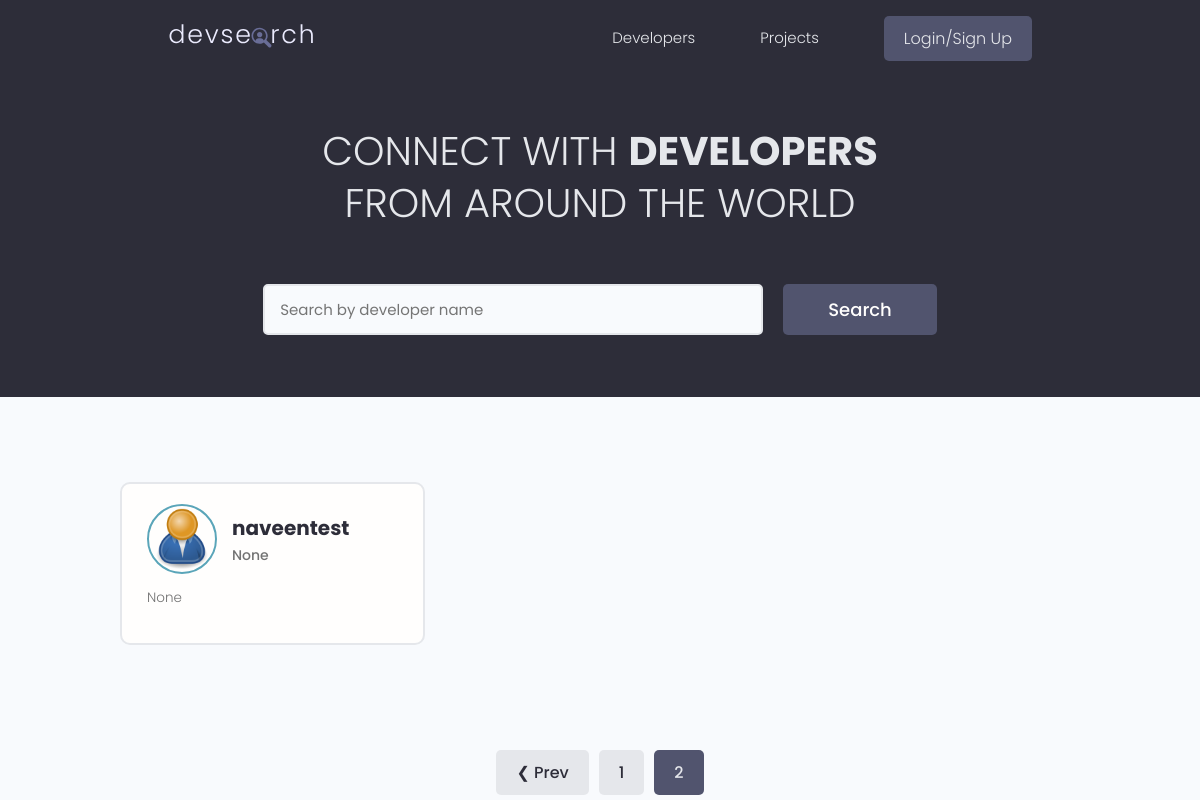
Page /?page=2 on the earlier database version.
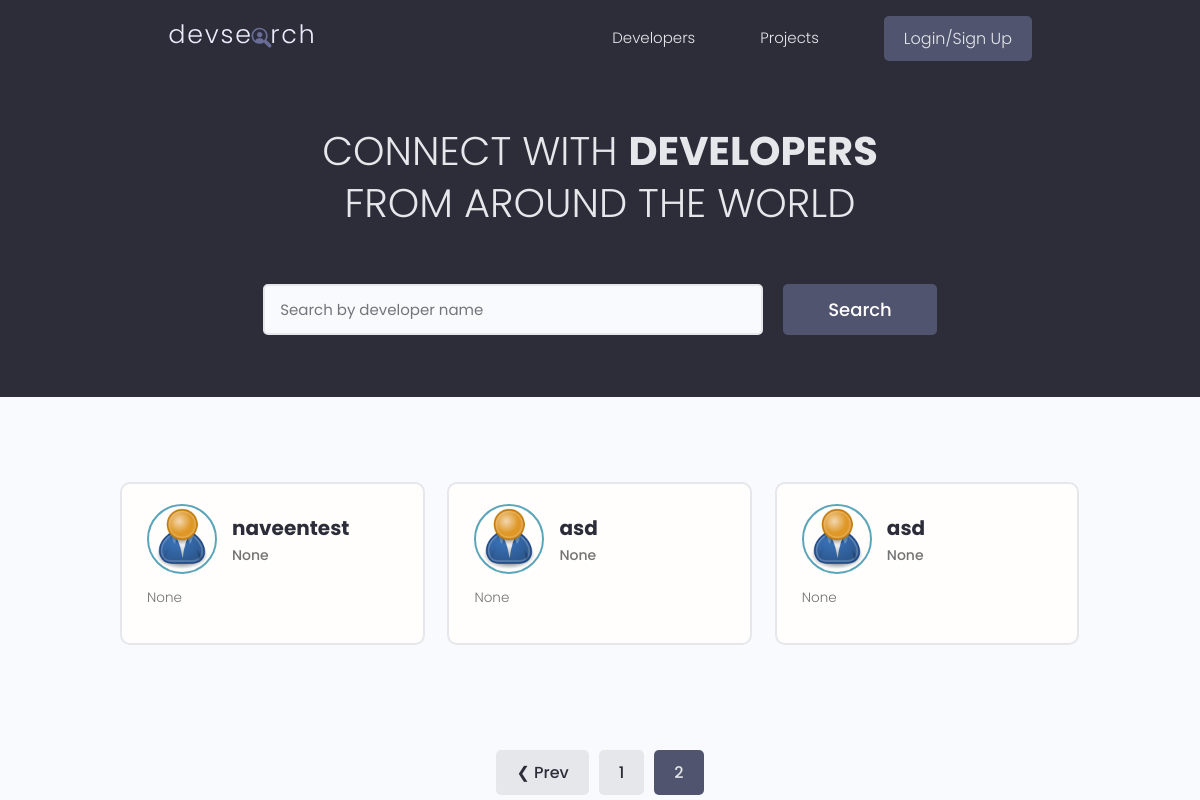
Same page on the later database version.
### users/models.py (models this page shows, shortened)
class Profile(models.Model):
    user = models.OneToOneField(User, on_delete=models.CASCADE, null=True, blank=True)
    name = models.CharField(max_length=200, blank=True, null=True)
    email = models.EmailField(max_length=500, blank=True, null=True)
    username = models.CharField(max_length=200, blank=True, null=True)
    location = models.CharField(max_length=200, blank=True, null=True)
    short_intro = models.CharField(max_length=200, blank=True, null=True)
    bio = models.TextField(blank=True, null=True)
    profile_image = models.ImageField(blank=True, null=True, upload_to='profiles/', default='profiles/user-default.png')
    social_github = models.CharField(max_length=200, blank=True, null=True)
    social_twitter = models.CharField(max_length=200, blank=True, null=True)
    social_linkedin = models.CharField(max_length=200, blank=True, null=True)
    social_youtube = models.CharField(max_length=200, blank=True, null=True)
    social_website = models.CharField(max_length=200, blank=True, null=True)
    created = models.DateTimeField(auto_now_add=True)
    id = models.UUIDField(default=uuid.uuid4, unique=True, primary_key=True, editable=False)
    class Meta:
        ordering = ['created']
    @property
    def imageURL(self):
        try:
            url = self.profile_image.url
        except:
            url = ''
        return url

### users/views.py (the view)
# urls.py: path('', views.profiles, name="profiles"),
def profiles(request):
    profiles, search_query = searchProfiles(request)
    custom_range, profiles = paginationProfiles(request, profiles, 3)
    context = {'profiles': profiles, 'search_query': search_query, 'custom_range': custom_range}
    return render(request, 'users/profiles.html', context)

### users/utils.py (called while the page is built)
def paginationProfiles(request, profiles, results):
    page = request.GET.get('page')
    paginator = Paginator(profiles, results)
    try:
        profiles = paginator.page(page)
    except PageNotAnInteger:
        page = 1
        profiles = paginator.page(page)
    except EmptyPage:
        page = paginator.num_pages
        profiles = paginator.page(page)
    leftIndex = (int(page) - 4)
    if leftIndex < 1:
        leftIndex = 1
    rightIndex = (int(page) + 5)
    if rightIndex > paginator.num_pages:
        rightIndex = paginator.num_pages + 1
    custom_range = range(leftIndex, rightIndex)
    return custom_range, profiles

def searchProfiles(request):
    search_query = ''
    if request.GET.get('search_query'):
        search_query = request.GET.get('search_query')
    skills = Skill.objects.filter(name__icontains=search_query)
    profiles = Profile.objects.distinct().filter(
        Q(name__icontains=search_query) |
        Q(short_intro__icontains=search_query) |
        Q(skill__in=skills)
    )
    return profiles, search_query

### users/templates/users/profiles.html (shortened to what this page needs)
{% extends 'main.html' %} {% block content %}
<main class="home">
  <section class="hero-section text-center">
    <div class="container container--narrow">
      <div class="hero-section__box">
        <h2>CONNECT WITH <span>DEVELOPERS</span></h2>
        <h2>FROM AROUND THE WORLD</h2>
      </div>
      <div class="hero-section__search">
        <form id="searchForm" class="form" action="{% url 'profiles' %}" method="get">
          <div class="form__field">
            <input
              class="input input--text"
              id="formInput#search"
              type="text"
              name="search_query"
              value="{{search_query}}"
              placeholder="Search by developer name"
            />
          </div>
          <input class="btn btn--sub btn--lg" type="submit" value="Search" />
        </form>
      </div>
    </div>
  </section>
  <section class="devlist">
    <div class="container">
      <div class="grid grid--three">
        {% for profile in profiles %}
        <div class="column card">
          <div class="dev">
            <a href="{% url 'user-profile' profile.id %}" class="card__body">
              <div class="dev__profile">
                <img
                  class="avatar avatar--md"
                  src="{{ profile.imageURL }}"
                  alt="image"
                />
                <div class="dev__meta">
                  <h3>{{profile.name}}</h3>
                  <h5>{{profile.short_intro|slice:"60"}}</h5>
                </div>
              </div>
              <p class="dev__info">{{profile.bio|slice:"150"}}</p>
            </a>
          </div>
        </div>
        {% endfor %}
      </div>
    </div>
  </section>
  {% include 'pagination.html' with queryset=profiles custom_range=custom_range %}
</main>
{% endblock content %}

### templates/main.html (shortened to what this page needs)
<!DOCTYPE html>
{% load static %}
<html>
<head>
    <link rel="stylesheet" href="https://cdn.iconmonstr.com/1.3.0/css/iconmonstr-iconic-font.min.css" />
    <link rel="stylesheet" href="{% static 'uikit/styles/uikit.css' %}" />
    <link rel="stylesheet" href="{% static 'styles/app.css' %}" />
</head>
<body>
    {% include 'navbar.html' %}
    {% block content %}
    {% endblock content %}
</body>
</html>

### templates/navbar.html (shortened to what this page needs)
{% load static %}
<header class="header">
    <div class="container container--narrow">
        <a href="{% url 'profiles' %}" class="header__logo">
            <img src="{% static 'images/logo.svg' %}" alt="DevSearch Logo" />
        </a>
        <nav class="header__nav">
            <ul class="header__menu">
                <li class="header__menuItem"><a href="{% url 'profiles' %}">Developers</a></li>
                <li class="header__menuItem"><a href="{% url 'projects' %}">Projects</a></li>
                {% if request.user.is_authenticated %}
                <li class="header__menuItem"><a href="{% url 'inbox' %}">Inbox</a></li>
                <li class="header__menuItem"><a href="{% url 'account' %}">Account</a></li>
                <li class="header__menuItem"><a href="{% url 'logout' %}" class="btn btn--sub">Logout</a></li>
                {% else %}
                <li class="header__menuItem"><a href="{% url 'login' %}" class="btn btn--sub">Login/Sign Up</a></li>
                {% endif %}
            </ul>
        </nav>
    </div>
</header>

### templates/pagination.html (shortened to what this page needs)
{% if queryset.has_other_pages %}
<div class="pagination">
  <ul class="container">
    {% if queryset.has_previous %}
    <li>
      <a
        href="?page={{queryset.previous_page_number}}"
        class="btn page-link"
        data-page="{{queryset.previous_page_number}}"
        >&#10094; Prev</a
      >
    </li>
    {% endif %} {% for page in custom_range %} {% if page == queryset.number %}
    <li>
      <a
        href="?page={{page}}"
        class="btn page-link btn--sub"
        data-page="{{page}}"
        >{{page}}</a
      >
    </li>
    {% else %}
    <li>
      <a href="?page={{page}}" class="btn page-link" data-page="{{page}}"
        >{{page}}</a
      >
    </li>
    {% endif %} {% endfor %}
  </ul>
</div>
{% endif %}

### static/styles/app.css (style rules this page uses)
:root { --color-sub: #2d2d39; }
.btn--sub { background-color: var(--color-sub-light); }
.card { border: 2px solid var(--color-light); }
img { width: 100%; }
.header { position: sticky; z-index: 111; background-color: var(--color-sub); padding: 1.5rem 0; }
.header > .container { display: flex; justify-content: space-between; align-items: center; }
.header__logo > img { height: 3.8rem; }
.header__nav > ul { display: inline-flex; align-items: center; list-style: none; gap: 6.5rem; }
.header__menuItem > a { color: var(--color-light); font-weight: 300; }
.hero-section { height: 40vh; display: flex; align-items: center; background-color: var(--color-sub); }
.hero-section__box { margin-bottom: 4rem; }
.hero-section__box > h2, .hero-section__box > h2 > span { font-size: 4rem; color: var(--color-light); line-height: 1.3; text-transform: uppercase; }
.hero-section__box > h2 { font-weight: 300; }
.hero-section__box > h2 > span { font-weight: 700; }
.hero-section__search > .form { display: flex; align-items: center; justify-content: center; gap: 2rem; }
.hero-section__search > .form input.input--text { width: 50rem; }
.devlist { margin-top: 8rem; }
.devlist .grid { align-items: stretch; }
.devlist .dev .dev__profile { display: flex; align-items: center; gap: 1.5rem; }
.devlist .dev .dev__meta h3 { color: var(--color-sub); font-size: 2rem; font-weight: 700; }
.devlist .dev .dev__meta h5 { color: var(--color-text); font-size: 1.4rem; font-weight: 500; }
.devlist .dev .dev__info { margin: 1.5rem 0; font-size: 1.35rem; line-height: 1.4; text-align: justify; }
.pagination { margin-top: 8rem; margin-bottom: 10rem; }
.pagination > ul { flex-wrap: wrap; list-style: none; display: flex; align-items: center; justify-content: center; gap: 1rem; }
.pagination .btn { color: var(--color-sub); }
.pagination .btn.btn--sub { color: var(--color-light); }

### static/uikit/styles/modules/_variables.css (style rules this page uses)
:root { --color-main: #5aa5b9; --color-main-light: #e6faff; --color-sub: #3f4156; --color-sub-light: #51546e; --color-sub-lighter: #ededfd; --color-text: #737373; --color-gray: #8b8b8b; --color-light: #e5e7eb; --color-light-gray: #767676; --color-bg: #f8fafd; --color-white: #fffefd; --color-white-light: #f3f3f3; --color-success: #359e64; --color-success-bg: #def8e8; --color-error: #fc4b0b; --color-error-bg: #fff2ee; --font-base: 'Poppins', arial, helvetica, 'Segoe UI', roboto, ubuntu, sans-serif; --font-monospace: 'Fira Code', 'Courier New', courier, monospace; --font-regular: 300; --font-medium: 500; --font-bold: 700; --generic-shadow: 1px 1px 5px #00000010; --generic-transition: all 0.3s ease-in-out; }

### static/uikit/styles/modules/_base.css (style rules this page uses)
* { margin: 0; padding: 0; box-sizing: border-box; text-rendering: optimizeLegibility; color: inherit; font-size: inherit; }
html { font-size: 50%; }
@media only screen and (min-width: 480px) { html { font-size: 56.25%; } }
@media only screen and (min-width: 1200px) { html { font-size: 62.5%; } }
body { line-height: 1.6; font-weight: 400; font-size: 1.5rem; color: var(--color-text); background-color: var(--color-bg); min-height: 100vh; }

### static/uikit/styles/modules/_typography.css (style rules this page uses)
* { font-family: var(--font-base); }
h2 { font-size: 3.6rem; font-weight: var(--font-bold); }
h3 { font-size: 3.2rem; font-weight: var(--font-medium); }
h5 { font-size: 2.4rem; font-weight: var(--font-medium); }
h5, h6 { font-weight: var(--font-regular); }
p, span, strong { font-size: 1.6rem; color: var(--color-text); font-weight: var(--font-regular); }
a { padding-bottom: 2px; text-decoration: none; display: inline-block; color: var(--color-main); font-weight: var(--font-medium); }

### static/uikit/styles/modules/_utilities.css (style rules this page uses)
.container { width: 92%; max-width: 165rem; margin: 0 auto; box-sizing: border-box; }
.container--narrow { width: 92%; max-width: 120rem; }
@media screen and (min-width: 1000px) { .container { width: 90%; } }
@media screen and (min-width: 1000px) { .container--narrow { width: 85%; } }
@media screen and (min-width: 1200px) { .container { width: 80%; } }
@media screen and (min-width: 1200px) { .container--narrow { width: 72%; } }
.text-center { text-align: center; }

### static/uikit/styles/modules/_avatar.css (style rules this page uses)
.avatar { border-radius: 50%; border: 2px solid var(--color-main); object-fit: cover; }
.avatar--md { height: 7rem; width: 7rem; }

### static/uikit/styles/modules/_card.css (style rules this page uses)
.card { border-radius: 1rem; background-color: var(--color-white); border: 1.5px solid var(--color-light); width: auto; height: auto; margin-top: 0.5rem; margin-bottom: 0.5rem; overflow: hidden; }
.card__body, .card__header { padding: 2rem 2.5rem; }

Differences in the rows shown:
added Profile: imageURL (placeholder picture), name "asd", short_intro "None", bio "None"
added Profile: imageURL (placeholder picture), name "asd", short_intro "None", bio "None"
